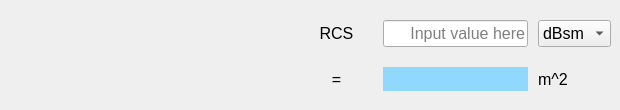
      <widget class="QWidget" name="tab_7">
       <attribute name="title">
        <string>RCS</string>
       </attribute>
       <widget class="QWidget" name="gridLayoutWidget_4">
        <property name="geometry">
         <rect>
          <x>300</x>
          <y>20</y>
          <width>311</width>
          <height>81</height>
         </rect>
        </property>
        <layout class="QGridLayout" name="gridLayout_4" rowstretch="0,0" columnstretch="1,2,1">
         <property name="bottomMargin">
          <number>10</number>
         </property>
         <property name="horizontalSpacing">
          <number>10</number>
         </property>
         <property name="verticalSpacing">
          <number>20</number>
         </property>
         <item row="1" column="1">
          <widget class="QLabel" name="label_dBsmresult">
           <property name="font">
            <font>
             <pointsize>12</pointsize>
             <bold>false</bold>
            </font>
           </property>
           <property name="styleSheet">
            <string notr="true">QLabel{background-color: rgb(145, 216, 255)}</string>
           </property>
           <property name="text">
            <string/>
           </property>
           <property name="alignment">
            <set>Qt::AlignCenter</set>
           </property>
          </widget>
         </item>
         <item row="1" column="0">
          <widget class="QLabel" name="label_ageinput_8">
           <property name="font">
            <font>
             <pointsize>12</pointsize>
             <bold>false</bold>
            </font>
           </property>
           <property name="text">
            <string>=</string>
           </property>
           <property name="alignment">
            <set>Qt::AlignCenter</set>
           </property>
          </widget>
         </item>
         <item row="0" column="1">
          <widget class="QLineEdit" name="lineEdit_dBsm">
           <property name="font">
            <font>
             <pointsize>12</pointsize>
             <bold>false</bold>
            </font>
           </property>
           <property name="alignment">
            <set>Qt::AlignRight|Qt::AlignTrailing|Qt::AlignVCenter</set>
           </property>
           <property name="dragEnabled">
            <bool>true</bool>
           </property>
           <property name="placeholderText">
            <string>Input value here</string>
           </property>
          </widget>
         </item>
         <item row="0" column="2">
          <widget class="QComboBox" name="comboBox_dBsm">
           <property name="font">
            <font>
             <pointsize>12</pointsize>
             <bold>false</bold>
            </font>
           </property>
           <item>
            <property name="text">
             <string>dBsm</string>
            </property>
           </item>
           <item>
            <property name="text">
             <string>m^2</string>
            </property>
           </item>
          </widget>
         </item>
         <item row="1" column="2">
          <widget class="QLabel" name="label_dbsmunit">
           <property name="font">
            <font>
             <pointsize>12</pointsize>
             <bold>false</bold>
            </font>
           </property>
           <property name="text">
            <string>m^2</string>
           </property>
           <property name="alignment">
            <set>Qt::AlignLeading|Qt::AlignLeft|Qt::AlignVCenter</set>
           </property>
          </widget>
         </item>
         <item row="0" column="0">
          <widget class="QLabel" name="label_dBsminput">
           <property name="font">
            <font>
             <pointsize>12</pointsize>
             <bold>false</bold>
            </font>
           </property>
           <property name="text">
            <string>RCS</string>
           </property>
           <property name="alignment">
            <set>Qt::AlignCenter</set>
           </property>
          </widget>
         </item>
        </layout>
       </widget>
      </widget>
